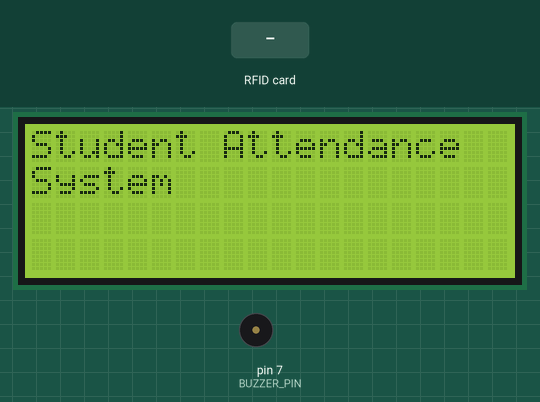
Recording of a sketch running on a simulated Arduino Uno, built with avr-gcc and run on an emulated ATmega328P. Shown: 20×4 character LCD, buzzer (waves = sounding, pin HIGH). Inputs (shaded band) come from the test bench. Pins used as bus, display or sensor lines are not drawn; what the sketch prints to the serial monitor is not drawn.

Above: at 1.3 s.
1.4 s: RFID card D7 84 D5 00 held to the reader
At 2.0 s:
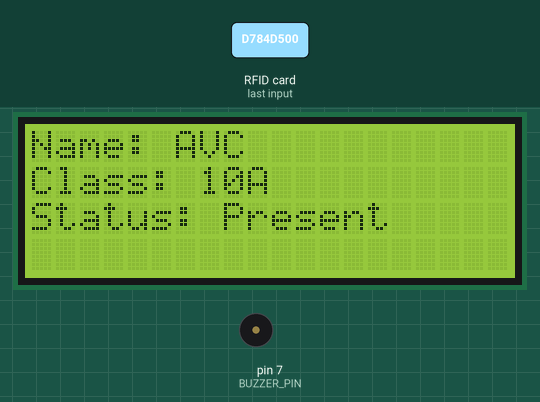
3.1 s: RFID card 31 0A F4 00 held to the reader
At 5.7 s:
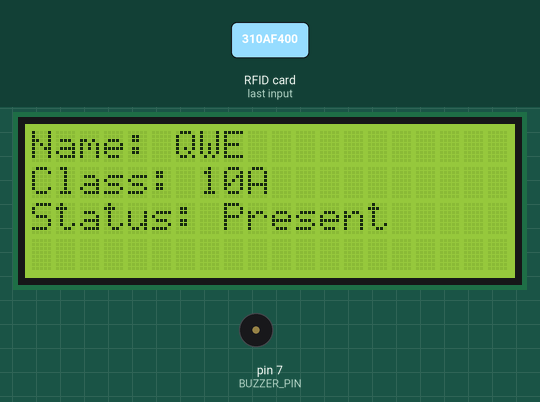
6.1 s: RFID card E2 D2 D5 00 held to the reader
At 8.9 s:
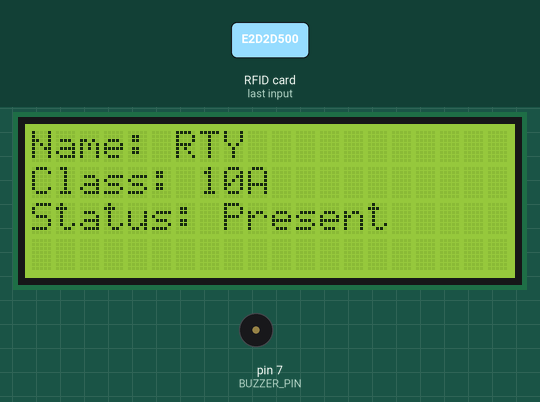
9.1 s: RFID card 5E 7A 19 C4 held to the reader
At 11.32 s:
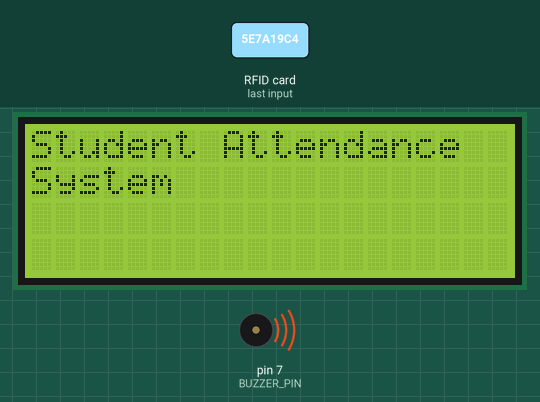
Timing chart, 0 to 12.9 s (numbered marks = the images above; inputs shaded):
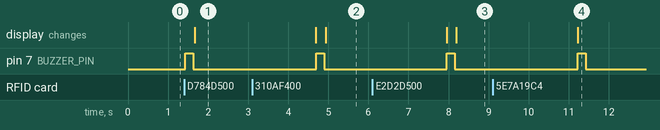

Measured:
- after the input at 1.4 s, pin 7 (BUZZER_PIN): LOW → HIGH at once, → LOW 0.20 s later; the display: changes after 0.26 s (image 1)
- after the input at 3.1 s, pin 7 (BUZZER_PIN): LOW → HIGH after 1.6 s, → LOW 0.20 s later; the display: first differs from a run without the input after 1.8 s (image 2)
- after the input at 6.1 s, pin 7 (BUZZER_PIN): LOW → HIGH after 1.9 s, → LOW 0.20 s later; the display: first differs from a run without the input after 2.1 s (image 3)
- after the input at 9.1 s, pin 7 (BUZZER_PIN): LOW → HIGH after 2.1 s, → LOW 0.20 s later

The sketch:

Arduino_Attendance_system.ino
```cpp
#include <SPI.h>
#include <MFRC522.h>
#include <Wire.h>
#include <LiquidCrystal_I2C.h>

#define SS_PIN 10
#define RST_PIN 9
#define BUZZER_PIN 7

MFRC522 rfid(SS_PIN, RST_PIN);
LiquidCrystal_I2C lcd(0x27, 20, 4); // Adjust if needed

// Student structure
struct Student {
  byte uid[4];
  const char* name;
  const char* section;
  bool present;
};

// Student list
Student students[] = {
  {{0xD7, 0x84, 0xD5, 0x00}, "AVC", "10A", false},
  {{0x31, 0x0A, 0xF4, 0x00}, "QWE",   "10A", false},
  {{0xE2, 0xD2, 0xD5, 0x00}, "RTY", "10A", false},
  {{0x7E, 0xB6, 0xF3, 0x00}, "UIO",  "10A", false},
  {{0x82, 0x7E, 0xD6, 0x00}, "PAS",     "10A", false}
};

const int studentCount = sizeof(students) / sizeof(Student);
String inputCommand = "";

void setup() {
  Serial.begin(9600);
  SPI.begin();
  rfid.PCD_Init();
  lcd.init();
  lcd.backlight();
  pinMode(BUZZER_PIN, OUTPUT);

  showWelcome(); // Show startup message

  Serial.println("System ready. Scan RFID card or type 'how many student are present'");
}

void loop() {
  checkRFID();
  checkSerialInput();
}

void checkRFID() {
  if (!rfid.PICC_IsNewCardPresent() || !rfid.PICC_ReadCardSerial()) {
    return;
  }

  beepBuzzer(); // 🔔 Beep on scan

  for (int i = 0; i < studentCount; i++) {
    if (compareUID(rfid.uid.uidByte, students[i].uid)) {
      if (!students[i].present) {
        students[i].present = true;
        showOnLCD(students[i].name, students[i].section);
        Serial.print("Marked present: ");
        Serial.println(students[i].name);
      } else {
        showOnLCD(students[i].name, students[i].section); // Show info again
        Serial.print("Already marked: ");
        Serial.println(students[i].name);
      }
      delay(3000); // 3 seconds delay for message
      showWelcome(); // Back to welcome screen
      break;
    }
  }

  rfid.PICC_HaltA();
}

bool compareUID(byte* a, byte* b) {
  for (int i = 0; i < 4; i++) {
    if (a[i] != b[i]) return false;
  }
  return true;
}

void showOnLCD(const char* name, const char* section) {
  lcd.clear();
  lcd.setCursor(0, 0);
  lcd.print("Name: ");
  lcd.print(name);
  lcd.setCursor(0, 1);
  lcd.print("Class: ");
  lcd.print(section);
  lcd.setCursor(0, 2);
  lcd.print("Status: Present");
}

void showWelcome() {
  lcd.clear();
  lcd.setCursor(0, 0);
  lcd.print("Student Attendance");
  lcd.setCursor(0, 1);
  lcd.print("System");
}

void checkSerialInput() {
  while (Serial.available()) {
    char c = Serial.read();
    if (c == '\n') {
      inputCommand.trim();
      if (inputCommand.equalsIgnoreCase("how many student are present")) {
        showAttendance();
      }
      inputCommand = "";
    } else {
      inputCommand += c;
    }
  }
}

void showAttendance() {
  Serial.println("---- Attendance Report ----");
  for (int i = 0; i < studentCount; i++) {
    Serial.print(students[i].name);
    Serial.print(" - ");
    Serial.println(students[i].present ? "Present" : "Absent");
  }
  Serial.println("---------------------------");
}

void beepBuzzer() {
  digitalWrite(BUZZER_PIN, HIGH);
  delay(200);
  digitalWrite(BUZZER_PIN, LOW);
}
```
